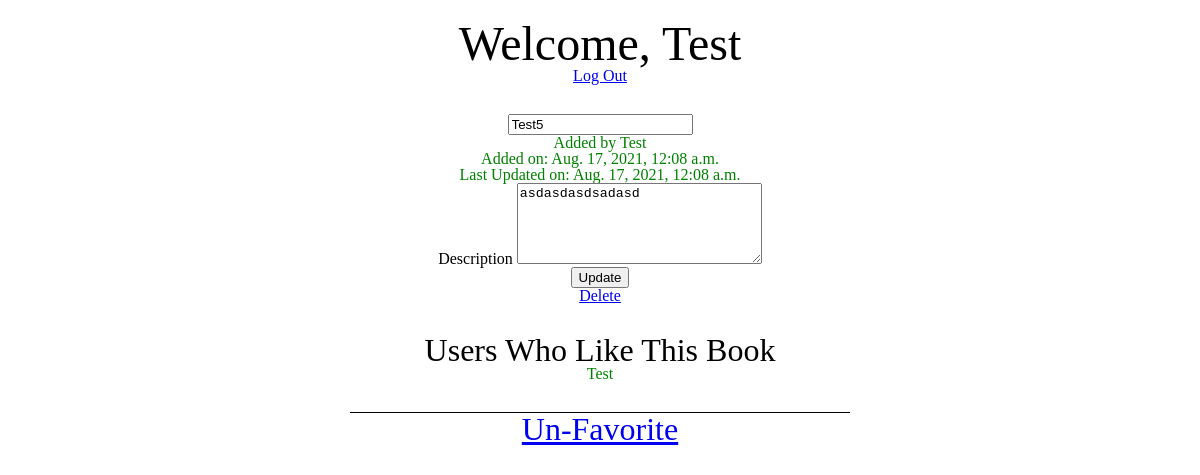
Screenshot of /books/2 (signed in) with the database file from the repository.
### Favorite_Books_App/models.py (models this page shows)
class User(models.Model):
    first_name = models.CharField(max_length=255)
    last_name = models.CharField(max_length=255)
    email_address = models.CharField(max_length=255)
    password = models.CharField(max_length=255)
    created_at = models.DateTimeField(auto_now_add=True)
    updated_at = models.DateTimeField(auto_now=True)
    objects = UserManager()

class Book(models.Model):
    title = models.CharField(max_length=255)
    description = models.TextField()
    uploaded_by = models.ForeignKey(User, related_name="books_uploaded", on_delete=models.CASCADE)
    users_who_like = models.ManyToManyField(User, related_name="liked_books")
    created_at = models.DateTimeField(auto_now_add=True)
    updated_at = models.DateTimeField(auto_now=True)
    objects = BookManager()

### Favorite_Books_App/views.py (the view)
# urls.py: path('books/<int:book_id>', views.book_info),
def book_info(request, book_id):
    logged_user = User.objects.get(id=request.session['user_id'])
    book = Book.objects.get(id=book_id)
    context = {
        "user" : User.objects.get(id=request.session['user_id']),
        "book" : Book.objects.get(id=book_id),
        "all_users" : User.objects.all()
    }
    if logged_user == book.uploaded_by:
        return render(request, 'book_info_edit.html', context)
    if logged_user != book.uploaded_by:
        return render(request, 'book_info.html', context)

### Favorite_Books_App/templates/book_info_edit.html (shortened to what this page needs)
<!DOCTYPE html>
<html lang="en">
    <head>
        {% load static %}
        <link rel="stylesheet" type="text/css" href="{% static 'css/reset.css' %}">
        <link rel="stylesheet" type="text/css" href="{% static 'css/styles.css' %}">
    </head>
    <body>
        <div class="wrapper">
            <h1>Welcome,  {{ user.first_name }}</h1>
            <a href="/logout">Log Out</a>
            <form action="/books/{{ book.id }}/update" method="POST">
                <input type="text" name="title" id="title" required value="{{ book.title}}">
                <p>Added by {{ book.uploaded_by.first_name }}</p>
                <p>Added on: {{ book.created_at }}</p>
                <p>Last Updated on: {{ book.updated_at }}</p>
                <label for="description">Description</label>
                <textarea id="description" name="description" rows="5" cols="28">{{ book.description }}</textarea>
                <input type="submit" value ="Update" class="btn">
            </form>
            <a href="/books/{{ book.id }}/delete">Delete</a>
            <h2>Users Who Like This Book</h2>
            {% for user in all_users %}
                {% if user in book.users_who_like.all %}
                    <p>{{ user.first_name }}</p>
                {% endif %}
            {% endfor %}
            {% if user in book.users_who_like.all %}
                <a href="/books/{{ book.id }}/unfavorite_book" class="book">Un-Favorite</a>
            {% else %}
                <a href="/books/{{ book.id }}/favorite_book" class="book">Add to Favorites</a>
            {% endif %}
        </div>
    </body>
</html>

### Favorite_Books_App/static/css/styles.css (style rules this page uses)
h1 { text-align: center; font-size: 3em; }
.wrapper { margin: 0 auto; text-align: center; padding-top: 20px; width: 500px; }
.btn { grid-column: 1 / span 2; }
p { color: green; }
h2 { margin-top: 30px; font-size: 2em; }
.book { margin-top: 30px; font-size: 2em; border-top: solid 1px black; display: block; }
a { display: block; }
form { margin-top: 30px; }
.btn { display: block; margin: 0 auto; }

### rows the page displays
User: first_name "Test"
Book: title "Test5", uploaded_by.first_name "Test", created_at "Aug. 17, 2021, 12:08 a.m.", updated_at "Aug. 17, 2021, 12:08 a.m.", description "asdasdasdsadasd"
